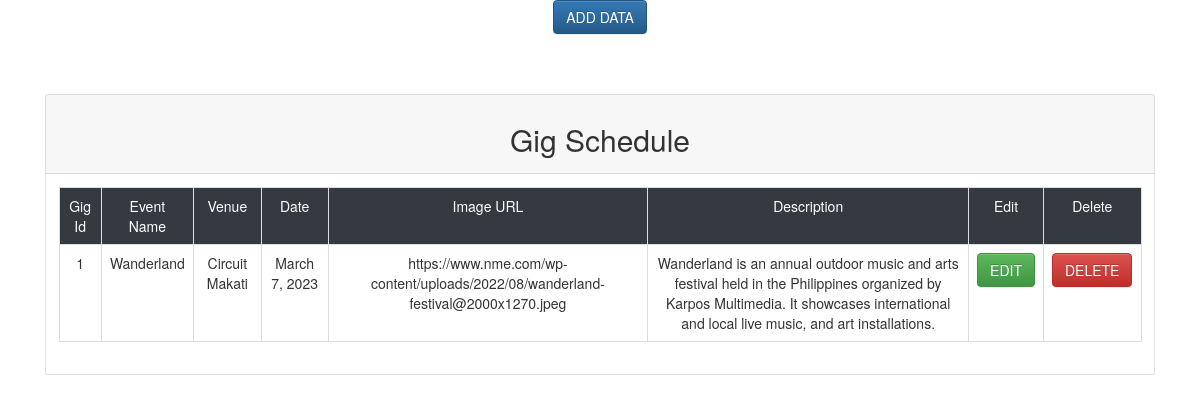
The app's page /admin/venueadmin.php, older data.
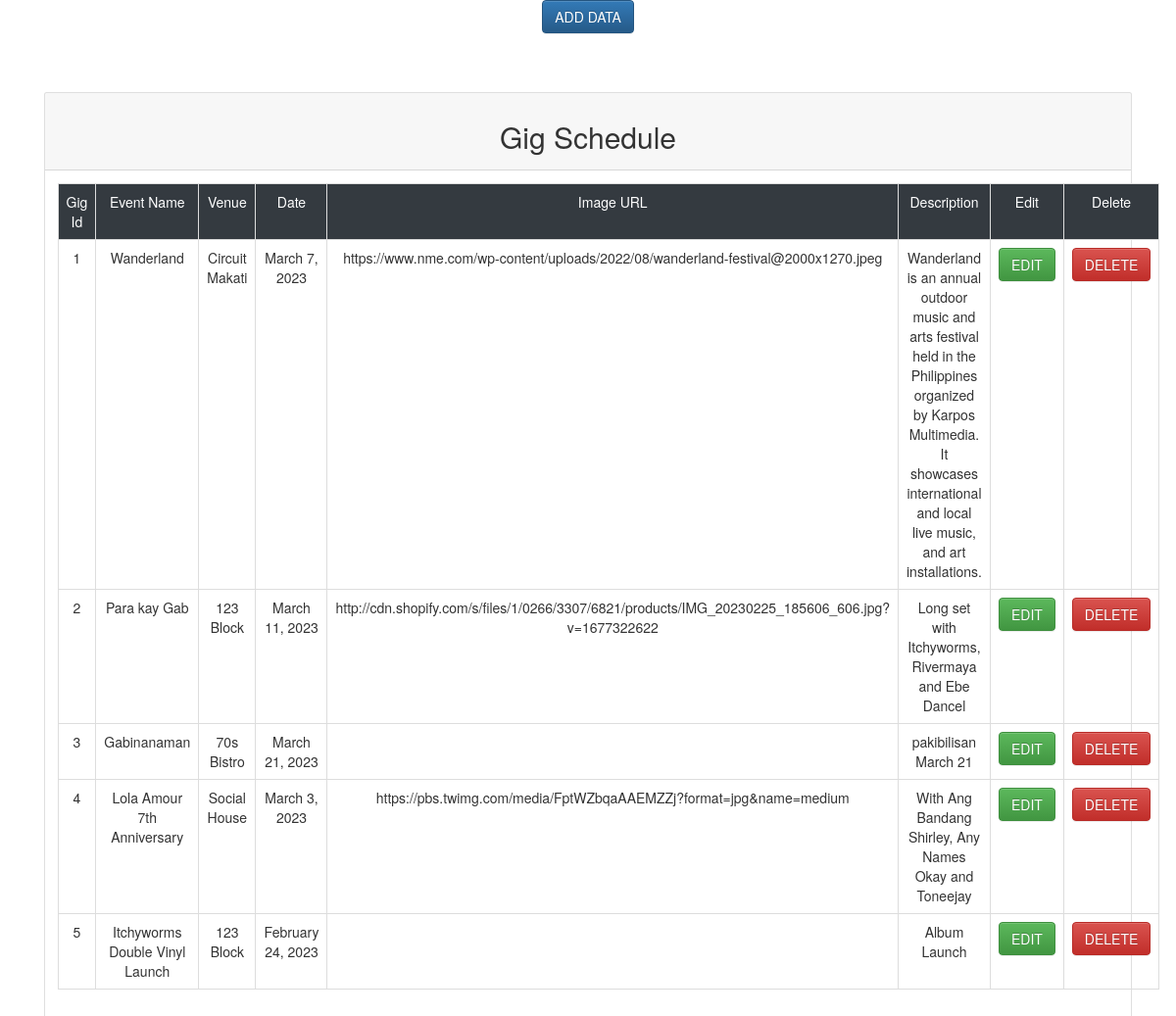
The same page, newer data.
### tables this page shows
CREATE TABLE `schedule` (
  `gig_id` int(255) NOT NULL,
  `gig_name` varchar(200) NOT NULL,
  `production` varchar(255) NOT NULL,
  `place` varchar(200) NOT NULL,
  `date` varchar(200) NOT NULL,
  `gig_image_url` varchar(300) NOT NULL,
  `gig_desc` varchar(1000) NOT NULL
);

### admin/venueadmin.php (the view, shortened to what this page needs)
<?php
require_once('../config/admindb.php');
$query = "select * from schedule";
$result = mysqli_query($con,$query)
?>
<!DOCTYPE html>
<html>
<head>
	<link rel="stylesheet" type="text/css" href="../css/bootstrap.min.css">
    <link rel="stylesheet" href="https://maxcdn.bootstrapcdn.com/bootstrap/3.3.7/css/bootstrap.min.css">
    <link rel="stylesheet" href="https://maxcdn.bootstrapcdn.com/bootstrap/3.3.7/css/bootstrap-theme.min.css">
</head>
<body>
	<header class="header text-center">
		<div class="addData">
                <button type="button" class="btn btn-primary" data-bs-toggle="modal" data-bs-target="#artistadddata">
                    ADD DATA
                </button>
		</div>
	</header>
    <div class = "container">
        <div class ="row mt-5">
            <div class ="col">
                <div class ="card mt-5">
                    <div class = "card-header">
                        <h2 class = "display-6 text-center">Gig Schedule</h2>
                    </div>
                    <div class ="card-body">
                        <table class = "table table-bordered text-center">
                            <tr class = "bg-dark text-white">
                                <td>Gig Id</td>
                                <td>Event Name</td>
                                <td>Venue</td>
                                <td>Date</td>
                                <td>Image URL</td>
                                <td>Description</td>
                                <td>Edit</td>
                                <td>Delete</td>
                            </tr>
                            <tr>
                            <?php
                                while($row = mysqli_fetch_assoc($result))
                                {
                            ?>
                                <td><?php echo $row['gig_id']?></td>
                                <td><?php echo $row['gig_name']?></td>
                                <td><?php echo $row['place']?></td>
                                <td><?php echo $row['date']?></td>
                                <td><?php echo $row['gig_image_url']?></td>
                                <td><?php echo $row['gig_desc']?></td>
                                <td><button type ="button" class="btn btn-success editbutton">EDIT</button></td>
                                <td><button type = "button" class="btn btn-danger delbutton">DELETE</button></td>
                            </tr>
                                <?php
                                }
                                ?>
                        </table>
                    </div>
                </div>
            </div>
        </div>
    </div>
</body>
</html>

Row changes from the older to the newer data that the page shows:
added schedule: gig_id "2", gig_name "Para kay Gab", place "123 Block", date "March 11, 2023", gig_image_url "http://cdn.shopify.com/s/files/1/0266/3307/6821/products/IMG_20230225_185606_606.jpg?v=1677322622", gig_desc "Long set with Itchyworms, Rivermaya and Ebe Dancel"
added schedule: gig_id "3", gig_name "Gabinanaman", place "70s Bistro", date "March 21, 2023", gig_desc "pakibilisan March 21"
added schedule: gig_id "4", gig_name "Lola Amour 7th Anniversary", place "Social House", date "March 3, 2023", gig_image_url "https://pbs.twimg.com/media/FptWZbqaAAEMZZj?format=jpg&name=medium", gig_desc "With Ang Bandang Shirley, Any Names Okay and Toneejay"
added schedule: gig_id "5", gig_name "Itchyworms Double Vinyl Launch", place "123 Block", date "February 24, 2023", gig_desc "Album Launch"
